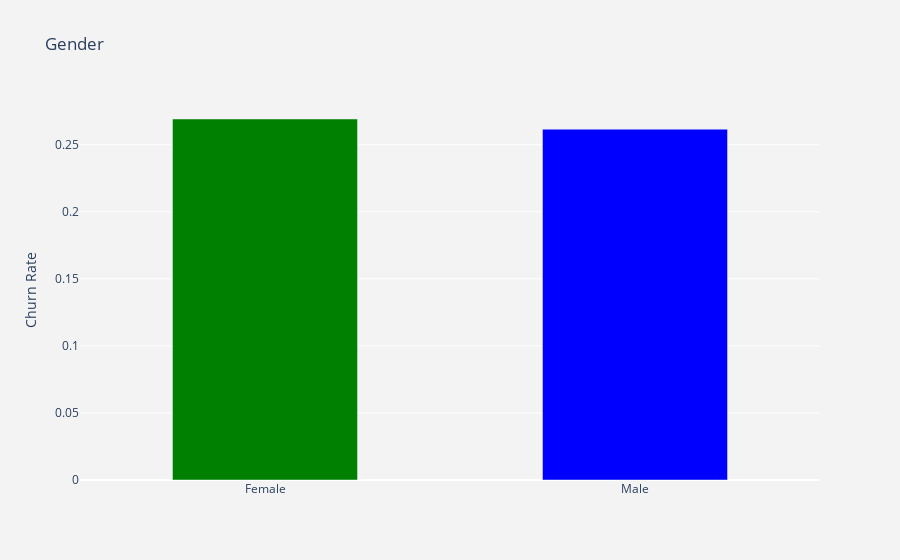

The notebook cell this image was saved under:
### Markdown cell above
## Gender

By using the code block below, we easily visualize how Churn Rate (1-Retention Rate) looks like for each value:

### Code cell
df_plot = df_data.groupby('gender').Churn.mean().reset_index()
plot_data = [
    go.Bar(
        x=df_plot['gender'],
        y=df_plot['Churn'],
        width = [0.5, 0.5],
        marker=dict(
        color=['green', 'blue'])
    )
]
plot_layout = go.Layout(
        xaxis={"type": "category"},
        yaxis={"title": "Churn Rate"},
        title='Gender',
        plot_bgcolor  = 'rgb(243,243,243)',
        paper_bgcolor  = 'rgb(243,243,243)',
    )
fig = go.Figure(data=plot_data, layout=plot_layout)
pyoff.iplot(fig)

### Figure 1 — Plotly figure (JSON) as saved in the notebook; plotly's stock layout.template omitted (floating-point values rounded to 4 significant figures)
{"data": [{"marker": {"color": ["green", "blue"]}, "type": "bar", "width": [0.5, 0.5], "x": ["Female", "Male"], "y": [0.2692, 0.2616]}], "layout": {"autosize": true, "paper_bgcolor": "rgb(243,243,243)", "plot_bgcolor": "rgb(243,243,243)", "title": {"text": "Gender"}, "xaxis": {"autorange": true, "range": [-0.5, 1.5], "type": "category"}, "yaxis": {"autorange": true, "range": [0, 0.2834], "title": {"text": "Churn Rate"}, "type": "linear"}}}
